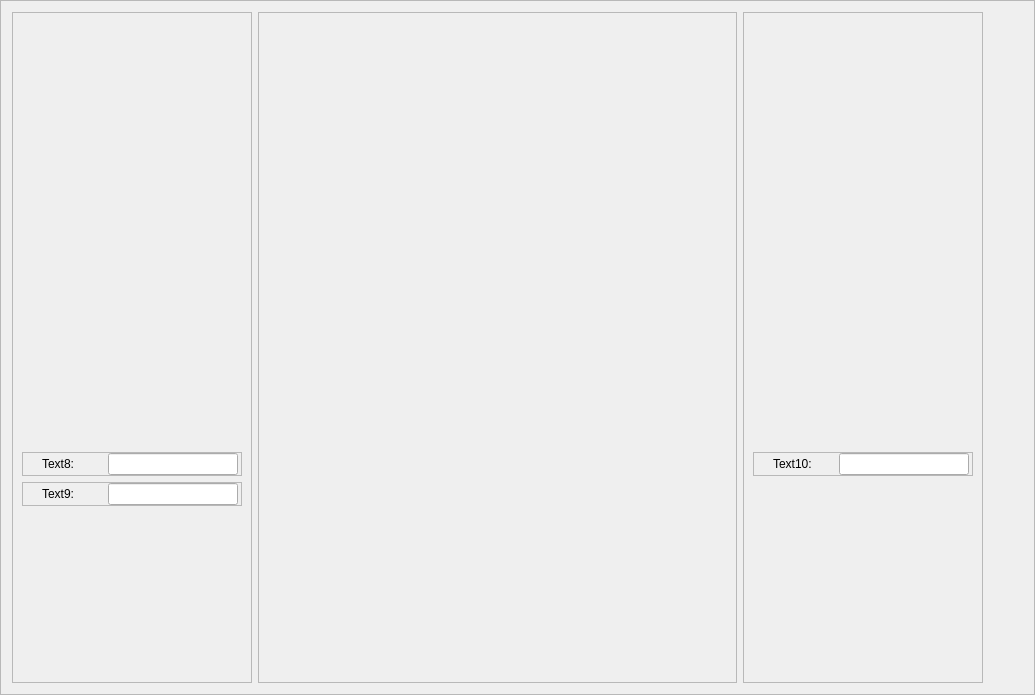
               <widget class="QFrame" name="frame_9">
                <property name="frameShape">
                 <enum>QFrame::StyledPanel</enum>
                </property>
                <property name="frameShadow">
                 <enum>QFrame::Raised</enum>
                </property>
                <layout class="QHBoxLayout" name="horizontalLayout_26">
                 <item>
                  <widget class="QFrame" name="frame_12">
                   <property name="maximumSize">
                    <size>
                     <width>16777215</width>
                     <height>16777215</height>
                    </size>
                   </property>
                   <property name="frameShape">
                    <enum>QFrame::StyledPanel</enum>
                   </property>
                   <property name="frameShadow">
                    <enum>QFrame::Raised</enum>
                   </property>
                   <layout class="QVBoxLayout" name="verticalLayout">
                    <item>
                     <spacer name="verticalSpacer_3">
                      <property name="orientation">
                       <enum>Qt::Vertical</enum>
                      </property>
                      <property name="sizeHint" stdset="0">
                       <size>
                        <width>20</width>
                        <height>430</height>
                       </size>
                      </property>
                     </spacer>
                    </item>
                    <item>
                     <widget class="QFrame" name="frmState_11">
                      <property name="maximumSize">
                       <size>
                        <width>220</width>
                        <height>16777215</height>
                       </size>
                      </property>
                      <property name="frameShape">
                       <enum>QFrame::StyledPanel</enum>
                      </property>
                      <property name="frameShadow">
                       <enum>QFrame::Raised</enum>
                      </property>
                      <layout class="QHBoxLayout" name="horizontalLayout_30">
                       <property name="leftMargin">
                        <number>19</number>
                       </property>
                       <property name="topMargin">
                        <number>0</number>
                       </property>
                       <property name="bottomMargin">
                        <number>0</number>
                       </property>
                       <item>
                        <widget class="QLabel" name="lblState_14">
                         <property name="minimumSize">
                          <size>
                           <width>60</width>
                           <height>0</height>
                          </size>
                         </property>
                         <property name="maximumSize">
                          <size>
                           <width>60</width>
                           <height>16777215</height>
                          </size>
                         </property>
                         <property name="text">
                          <string>Text8:</string>
                         </property>
                        </widget>
                       </item>
                       <item>
                        <widget class="QLineEdit" name="txtText8_">
                         <property name="minimumSize">
                          <size>
                           <width>130</width>
                           <height>0</height>
                          </size>
                         </property>
                         <property name="maximumSize">
                          <size>
                           <width>130</width>
                           <height>16777215</height>
                          </size>
                         </property>
                        </widget>
                       </item>
                      </layout>
                     </widget>
                    </item>
                    <item>
                     <widget class="QFrame" name="frmState_10">
                      <property name="maximumSize">
                       <size>
                        <width>220</width>
                        <height>16777215</height>
                       </size>
                      </property>
                      <property name="frameShape">
                       <enum>QFrame::StyledPanel</enum>
                      </property>
                      <property name="frameShadow">
                       <enum>QFrame::Raised</enum>
                      </property>
                      <layout class="QHBoxLayout" name="horizontalLayout_31">
                       <property name="leftMargin">
                        <number>19</number>
                       </property>
                       <property name="topMargin">
                        <number>0</number>
                       </property>
                       <property name="bottomMargin">
                        <number>0</number>
                       </property>
                       <item>
                        <widget class="QLabel" name="lblState_15">
                         <property name="minimumSize">
                          <size>
                           <width>60</width>
                           <height>0</height>
                          </size>
                         </property>
                         <property name="maximumSize">
                          <size>
                           <width>60</width>
                           <height>16777215</height>
                          </size>
                         </property>
                         <property name="text">
                          <string>Text9:</string>
                         </property>
                        </widget>
                       </item>
                       <item>
                        <widget class="QLineEdit" name="txtText9">
                         <property name="minimumSize">
                          <size>
                           <width>130</width>
                           <height>0</height>
                          </size>
                         </property>
                         <property name="maximumSize">
                          <size>
                           <width>130</width>
                           <height>16777215</height>
                          </size>
                         </property>
                        </widget>
                       </item>
                      </layout>
                     </widget>
                    </item>
                    <item>
                     <spacer name="verticalSpacer_4">
                      <property name="orientation">
                       <enum>Qt::Vertical</enum>
                      </property>
                      <property name="sizeHint" stdset="0">
                       <size>
                        <width>20</width>
                        <height>40</height>
                       </size>
                      </property>
                     </spacer>
                    </item>
                   </layout>
                  </widget>
                 </item>
                 <item>
                  <widget class="QFrame" name="pictureBox1">
                   <property name="minimumSize">
                    <size>
                     <width>479</width>
                     <height>671</height>
                    </size>
                   </property>
                   <property name="maximumSize">
                    <size>
                     <width>479</width>
                     <height>671</height>
                    </size>
                   </property>
                   <property name="styleSheet">
                    <string notr="true">
background-image: url(:/newPrefix/chartingTemp.png);</string>
                   </property>
                   <property name="frameShape">
                    <enum>QFrame::StyledPanel</enum>
                   </property>
                   <property name="frameShadow">
                    <enum>QFrame::Raised</enum>
                   </property>
                  </widget>
                 </item>
                 <item>
                  <widget class="QFrame" name="frame_10">
                   <property name="frameShape">
                    <enum>QFrame::StyledPanel</enum>
                   </property>
                   <property name="frameShadow">
                    <enum>QFrame::Raised</enum>
                   </property>
                   <layout class="QVBoxLayout" name="verticalLayout_7">
                    <item>
                     <spacer name="verticalSpacer_5">
                      <property name="orientation">
                       <enum>Qt::Vertical</enum>
                      </property>
                      <property name="sizeHint" stdset="0">
                       <size>
                        <width>20</width>
                        <height>430</height>
                       </size>
                      </property>
                     </spacer>
                    </item>
                    <item>
                     <widget class="QFrame" name="frmState_12">
                      <property name="maximumSize">
                       <size>
                        <width>220</width>
                        <height>16777215</height>
                       </size>
                      </property>
                      <property name="frameShape">
                       <enum>QFrame::StyledPanel</enum>
                      </property>
                      <property name="frameShadow">
                       <enum>QFrame::Raised</enum>
                      </property>
                      <layout class="QHBoxLayout" name="horizontalLayout_32">
                       <property name="leftMargin">
                        <number>19</number>
                       </property>
                       <property name="topMargin">
                        <number>0</number>
                       </property>
                       <property name="bottomMargin">
                        <number>0</number>
                       </property>
                       <item>
                        <widget class="QLabel" name="lblState_16">
                         <property name="minimumSize">
                          <size>
                           <width>60</width>
                           <height>0</height>
                          </size>
                         </property>
                         <property name="maximumSize">
                          <size>
                           <width>60</width>
                           <height>16777215</height>
                          </size>
                         </property>
                         <property name="text">
                          <string>Text10:</string>
                         </property>
                        </widget>
                       </item>
                       <item>
                        <widget class="QLineEdit" name="txtText10">
                         <property name="minimumSize">
                          <size>
                           <width>130</width>
                           <height>0</height>
                          </size>
                         </property>
                         <property name="maximumSize">
                          <size>
                           <width>130</width>
                           <height>16777215</height>
                          </size>
                         </property>
                        </widget>
                       </item>
                      </layout>
                     </widget>
                    </item>
                    <item>
                     <spacer name="verticalSpacer_6">
                      <property name="orientation">
                       <enum>Qt::Vertical</enum>
                      </property>
                      <property name="sizeHint" stdset="0">
                       <size>
                        <width>20</width>
                        <height>40</height>
                       </size>
                      </property>
                     </spacer>
                    </item>
                   </layout>
                  </widget>
                 </item>
                 <item>
                  <spacer name="horizontalSpacer_10">
                   <property name="orientation">
                    <enum>Qt::Horizontal</enum>
                   </property>
                   <property name="sizeHint" stdset="0">
                    <size>
                     <width>40</width>
                     <height>20</height>
                    </size>
                   </property>
                  </spacer>
                 </item>
                </layout>
               </widget>
